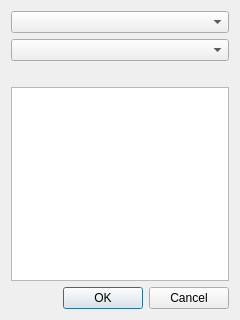
<?xml version="1.0" encoding="UTF-8"?>
<ui version="4.0">
 <class>Dialog</class>
 <widget class="QDialog" name="Dialog">
  <property name="geometry">
   <rect>
    <x>0</x>
    <y>0</y>
    <width>240</width>
    <height>320</height>
   </rect>
  </property>
  <property name="windowTitle">
   <string>Selection</string>
  </property>
  <layout class="QGridLayout" name="grid_layout">
   <item row="3" column="0">
    <widget class="QTextBrowser" name="text_description"/>
   </item>
   <item row="1" column="0">
    <widget class="QComboBox" name="combo_model">
     <property name="placeholderText">
      <string>Model</string>
     </property>
    </widget>
   </item>
   <item row="4" column="0">
    <widget class="QDialogButtonBox" name="button_box">
     <property name="orientation">
      <enum>Qt::Horizontal</enum>
     </property>
     <property name="standardButtons">
      <set>QDialogButtonBox::Cancel|QDialogButtonBox::Ok</set>
     </property>
    </widget>
   </item>
   <item row="0" column="0">
    <widget class="QComboBox" name="combo_character">
     <property name="placeholderText">
      <string>Character</string>
     </property>
    </widget>
   </item>
   <item row="2" column="0">
    <widget class="QLabel" name="label_image">
     <property name="text">
      <string/>
     </property>
    </widget>
   </item>
  </layout>
 </widget>
 <resources/>
 <connections>
  <connection>
   <sender>button_box</sender>
   <signal>accepted()</signal>
   <receiver>Dialog</receiver>
   <slot>accept()</slot>
   <hints>
    <hint type="sourcelabel">
     <x>248</x>
     <y>254</y>
    </hint>
    <hint type="destinationlabel">
     <x>157</x>
     <y>274</y>
    </hint>
   </hints>
  </connection>
  <connection>
   <sender>button_box</sender>
   <signal>rejected()</signal>
   <receiver>Dialog</receiver>
   <slot>reject()</slot>
   <hints>
    <hint type="sourcelabel">
     <x>316</x>
     <y>260</y>
    </hint>
    <hint type="destinationlabel">
     <x>286</x>
     <y>274</y>
    </hint>
   </hints>
  </connection>
 </connections>
</ui>
